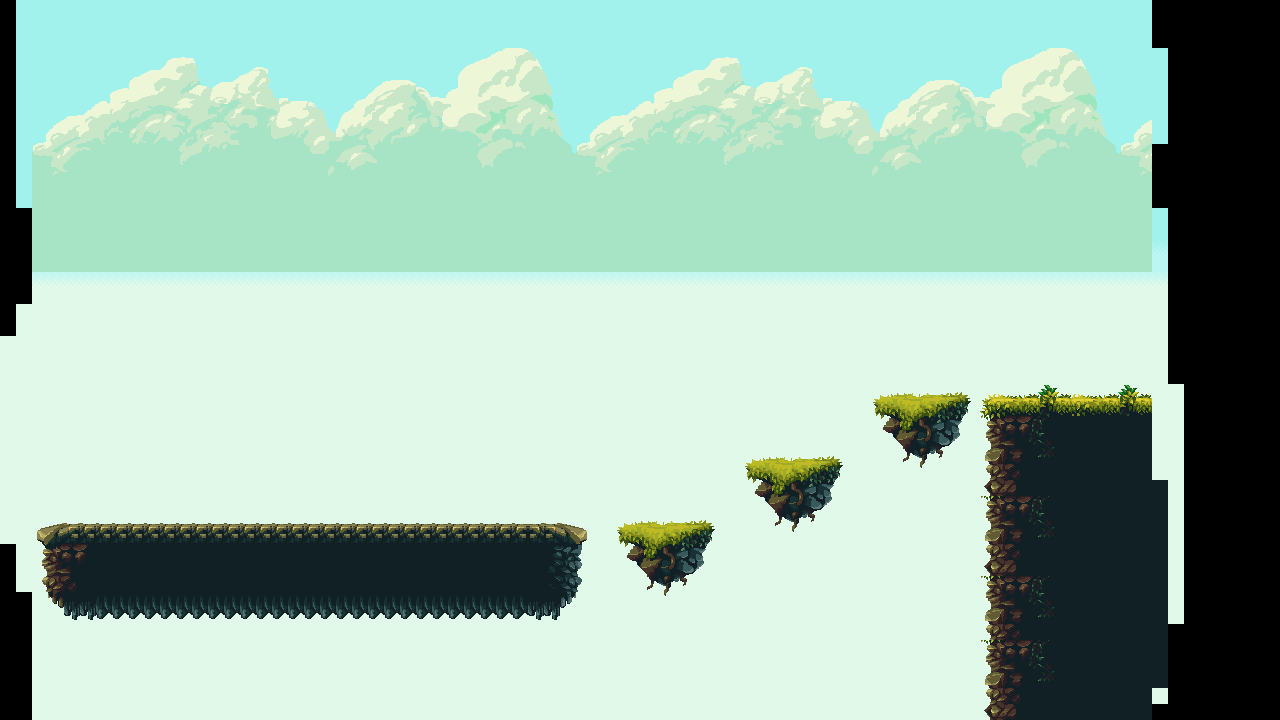

This game map was drawn from its Tiled (.tmx) file and the tilesets committed beside it. A one-line description and the trimmed map source follow:
An orthogonal 80x45 tile map with 16x16 px tiles, 3 tile layers (Sky, Clouds, Tile Layer 1), 4 tilesets.

<map version="1.0" tiledversion="1.1.1" orientation="orthogonal" renderorder="right-down" width="80" height="45" tilewidth="16" tileheight="16" infinite="0" nextobjectid="1">
 <tileset firstgid="1" source="Cavestory 1.6/Remaking Cavestory/Content/Maps/Tileset5.tsx" />
 <tileset firstgid="134" source="Cavestory 1.6/Remaking Cavestory/Content/Maps/Tileset2.tsx" />
 <tileset firstgid="1294" source="tileset1.tsx" />
 <tileset firstgid="1374" source="Cavestory 1.6/Remaking Cavestory/Content/Maps/Tileset4.tsx" />
 <layer name="Sky" width="80" height="45">
  <data>[3600 cells, 3246 non-empty, 133 distinct tile ids]</data>
 </layer>
 <layer name="Clouds" width="80" height="45">
  <data>[3600 cells, 980 non-empty, 476 distinct tile ids]</data>
 </layer>
 <layer name="Tile Layer 1" width="80" height="45">
  <data>[3600 cells, 615 non-empty, 147 distinct tile ids]</data>
 </layer>
</map>
